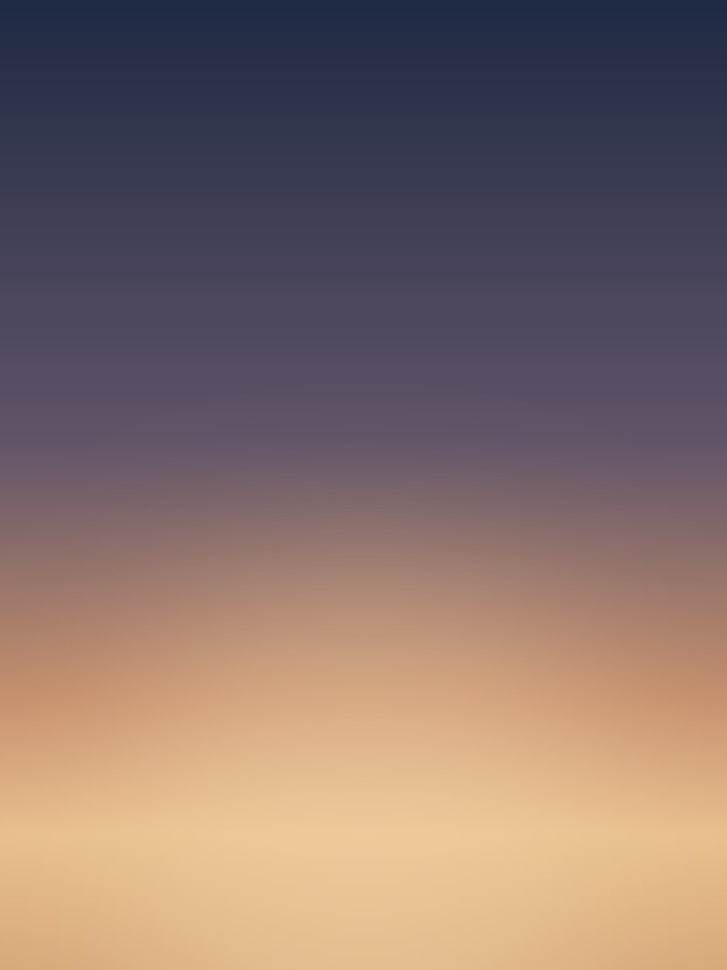
#> input picture deliverables/jeevana_site_2026-10-26/research/keyframes/dawn/plate.jpg, 727 x 970 px, shrunk from 1080 x 1440 before the run
$ python figure_boxes.py
#> lines starting #> are read from the running program, lines starting #| are printed output that depends on the picture; after the words box and inside, x2 and y2 are one past the last pixel; in counts of white or black regions, pixels touching at a corner belong together
#!/usr/bin/env python3
"""Figure boxes for the no-text-over-figure assertion.
description: for each stitched keyframe research/keyframes/frame-NN.jpg (cream paper ground), the bbox of non-paper pixels
  (|pixel - paper| ΔRGB > 28 after a 5 px median, components < 0.05 % dropped), normalised 0..1 to the 3:4 film frame,
  plus the same box mapped into the 9:16 centre crop used for hero-m.mp4.
usage: python3 research/figure_boxes.py  -> research/film/figure_boxes.json"""
import json, glob, pathlib
import numpy as np
from PIL import Image, ImageFilter
from scipy import ndimage
R = pathlib.Path(__file__).parent
out = {"source": "research/keyframes/frame-NN.jpg", "units": "fraction of frame", "landscape": [], "portrait": []}
crop_w = (9 / 16) / (3 / 4)  # hero-m: crop=ih*9/16:ih of the 3:4 film
DAWN = R / 'keyframes/dawn/plate.jpg'
plate = np.asarray(Image.open(DAWN).convert('RGB').filter(ImageFilter.MedianFilter(5))).astype(int) if DAWN.exists() else None
src = sorted(glob.glob(str(R / ('keyframes/dawn/frame-*.jpg' if plate is not None else 'keyframes/frame-*.jpg'))))
#> src = 3 items
out["source"] = "research/keyframes/dawn/frame-NN.jpg minus plate.jpg" if plate is not None else out["source"]
for f in src:
    im = Image.open(f).convert('RGB').filter(ImageFilter.MedianFilter(5)); a = np.asarray(im).astype(int); h, w, _ = a.shape
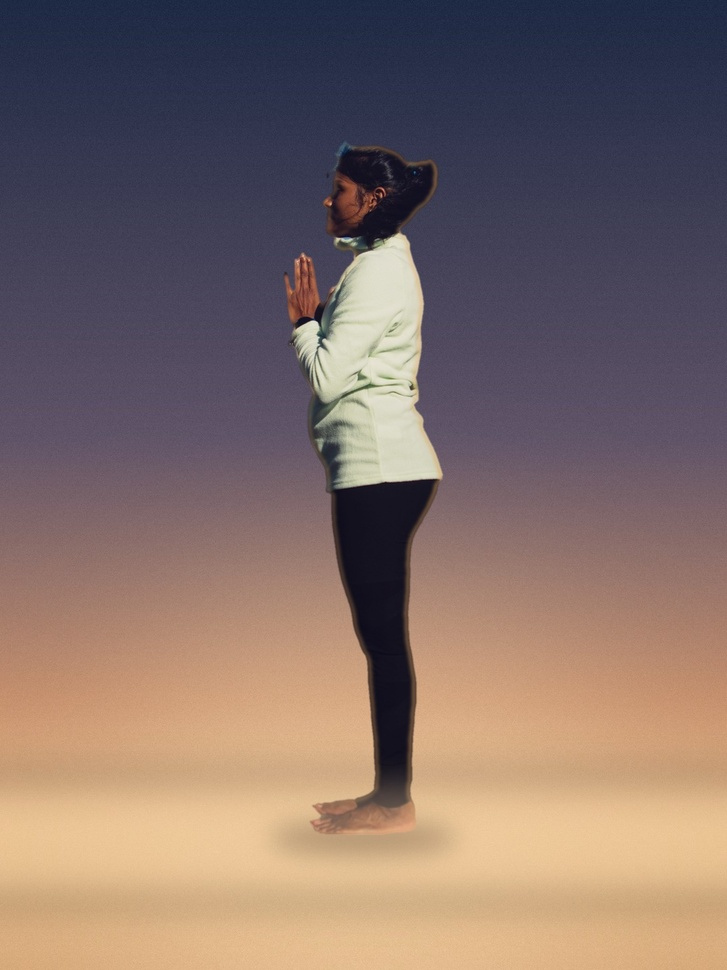
#> input picture deliverables/jeevana_site_2026-10-26/research/keyframes/dawn/frame-01.jpg, 727 x 970 px, shrunk from 1080 x 1440 before the run
#> after `h, w, _ = a.shape`: h = 970; w = 727
    if plate is not None:  # dawn: figure = pixels that differ from the empty plate
        paper = np.median(a[:8].reshape(-1, 3), axis=0); m = np.abs(a - plate).max(axis=2) > 40
#> after `paper = np.median(a[:8].reshape(-1, 3), axis=0)`: paper = [31, 42, 68]
#> after `m = np.abs(a - plate).max(axis=2) > 40`:
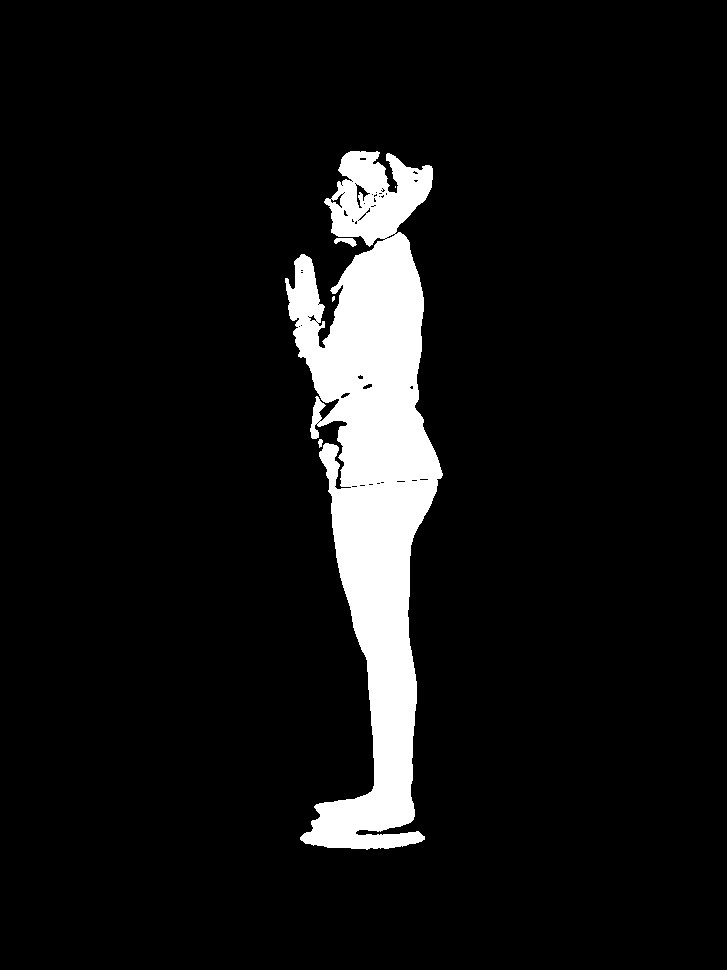
#> m: shape (970, 727) bool; 7.8% white; 5 white regions (2 under 20 px), largest, box (x1, y1, x2, y2) and area: (285, 151, 443, 850) 54733, (334, 238, 357, 247) 116, (318, 439, 323, 448) 31
    else:
        border = np.concatenate([a[:8].reshape(-1, 3), a[-8:].reshape(-1, 3), a[:, :8].reshape(-1, 3), a[:, -8:].reshape(-1, 3)])
        paper = np.median(border, axis=0)
        m = np.abs(a - paper).max(axis=2) > 28
    lab, n = ndimage.label(m); sizes = ndimage.sum(m, lab, range(1, n + 1))
#> after `lab, n = ndimage.label(m)`:
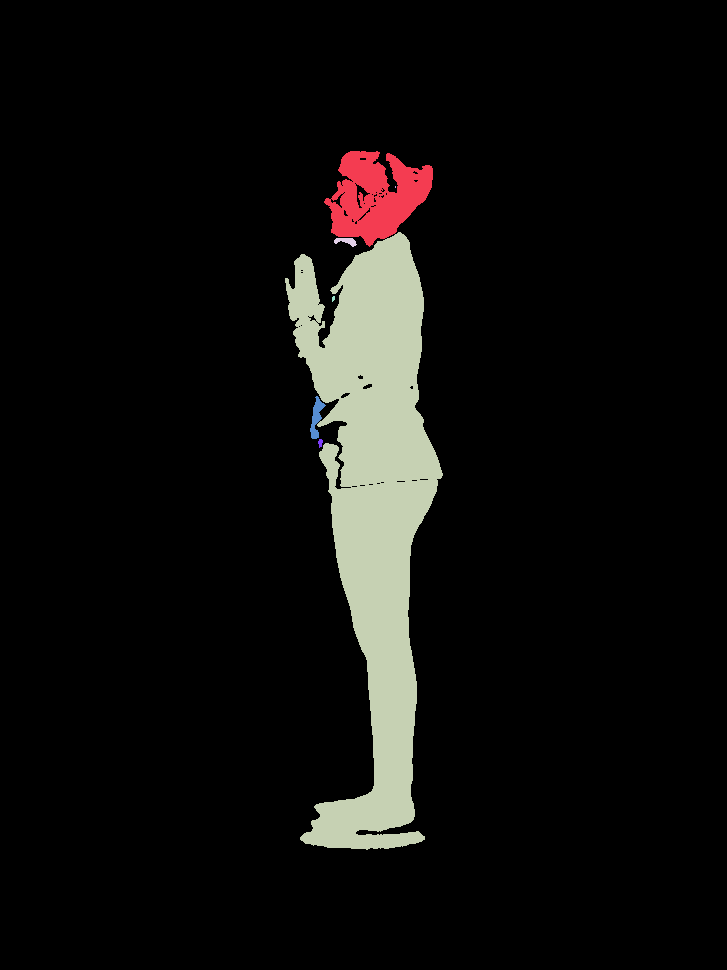
#> lab: shape (970, 727) int32; 8 distinct labels, from 0 to 7; one colour per label, 0 black
#> after `lab, n = ndimage.label(m)`: n = 7
#> after `sizes = ndimage.sum(m, lab, range(1, n + 1))`: sizes = [6234, 2, 48194, 116, 14, 305, 31]
    keep = np.isin(lab, [i + 1 for i, s in enumerate(sizes) if s > 0.0005 * h * w])
#> keep: shape (970, 727) bool; 7.7% white; 1 white region, box (x1, y1, x2, y2) and area: (285, 151, 443, 850) 54428
    ys, xs = np.nonzero(keep)
    b = [round(xs.min() / w, 4), round(ys.min() / h, 4), round((xs.max() + 1) / w, 4), round((ys.max() + 1) / h, 4)]
#> b = [0.392, 0.156, 0.609, 0.876]
    out["landscape"].append({"frame": pathlib.Path(f).name, "paper": [int(v) for v in paper], "box": b})
    x0 = max(0, (b[0] - (1 - crop_w) / 2) / crop_w); x1 = min(1, (b[2] - (1 - crop_w) / 2) / crop_w)
#> after `x0 = max(0, (b[0] - (1 - crop_w) / 2) / crop_w)`: x0 = 0.356
#> after `x1 = min(1, (b[2] - (1 - crop_w) / 2) / crop_w)`: x1 = 0.646
    out["portrait"].append({"frame": pathlib.Path(f).name, "box": [round(x0, 4), b[1], round(x1, 4), b[3]]})
#> pass 2 of the loop `for f in src:`:
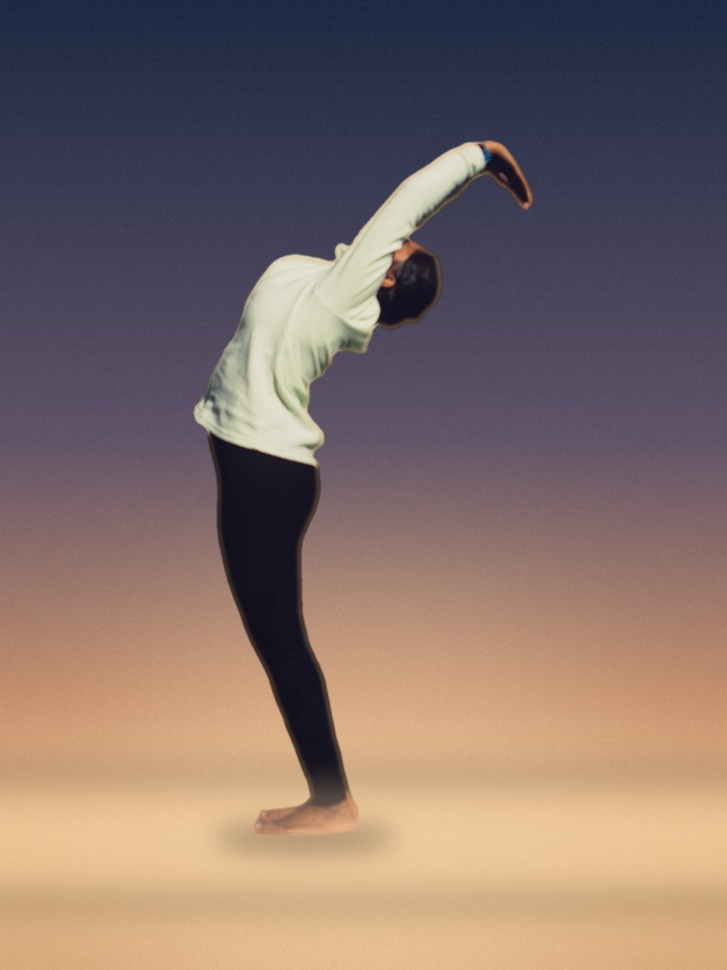
#> input picture deliverables/jeevana_site_2026-10-26/research/keyframes/dawn/frame-02.jpg, 727 x 970 px, shrunk from 1080 x 1440 before the run
#> `m = np.abs(a - plate).max(axis=2) > 40`:
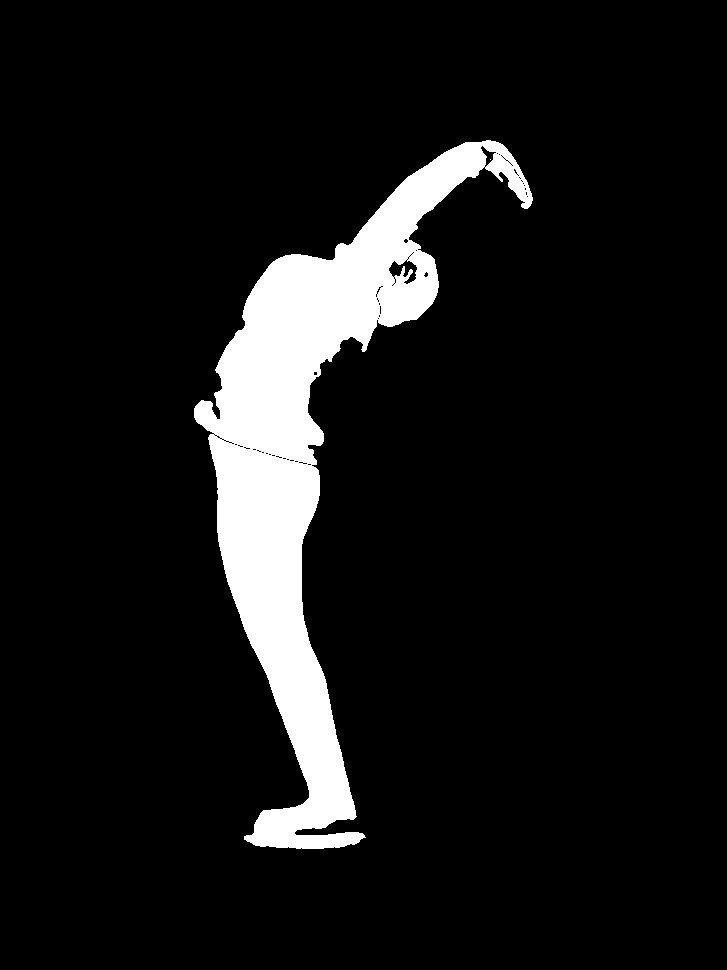
#> m: shape (970, 727) bool; 8.7% white; 2 white regions (1 under 20 px), largest, box (x1, y1, x2, y2) and area: (194, 140, 533, 849) 61438
#> `lab, n = ndimage.label(m)`:
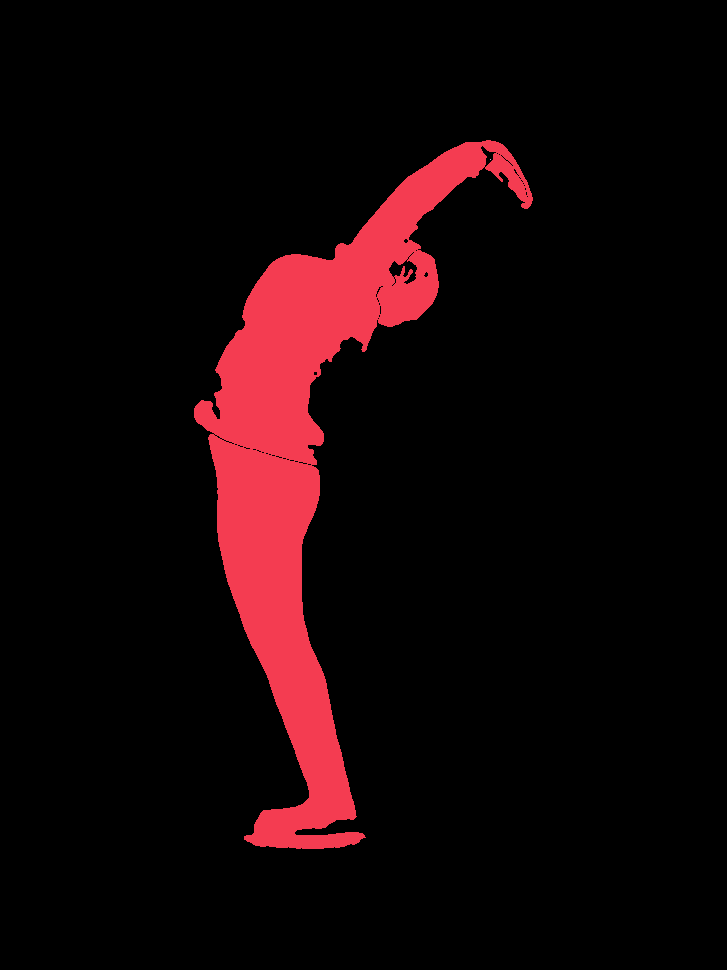
#> lab: shape (970, 727) int32; 3 distinct labels, from 0 to 2; one colour per label, 0 black
#> n = 2
#> sizes = [61438, 1]
#> keep: shape (970, 727) bool; 8.7% white; 1 white region, box (x1, y1, x2, y2) and area: (194, 140, 533, 849) 61438
#> b = [0.267, 0.144, 0.733, 0.875]
#> x0 = 0.189
#> x1 = 0.811
#> pass 3 of the loop `for f in src:`:
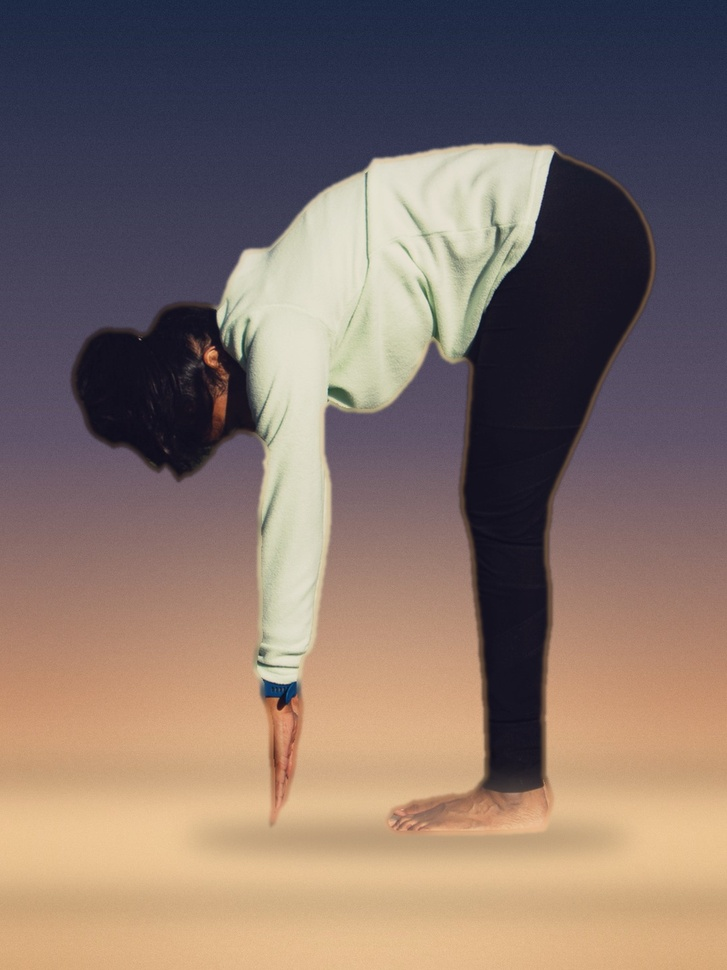
#> input picture deliverables/jeevana_site_2026-10-26/research/keyframes/dawn/frame-03.jpg, 727 x 970 px, shrunk from 1080 x 1440 before the run
#> `m = np.abs(a - plate).max(axis=2) > 40`:
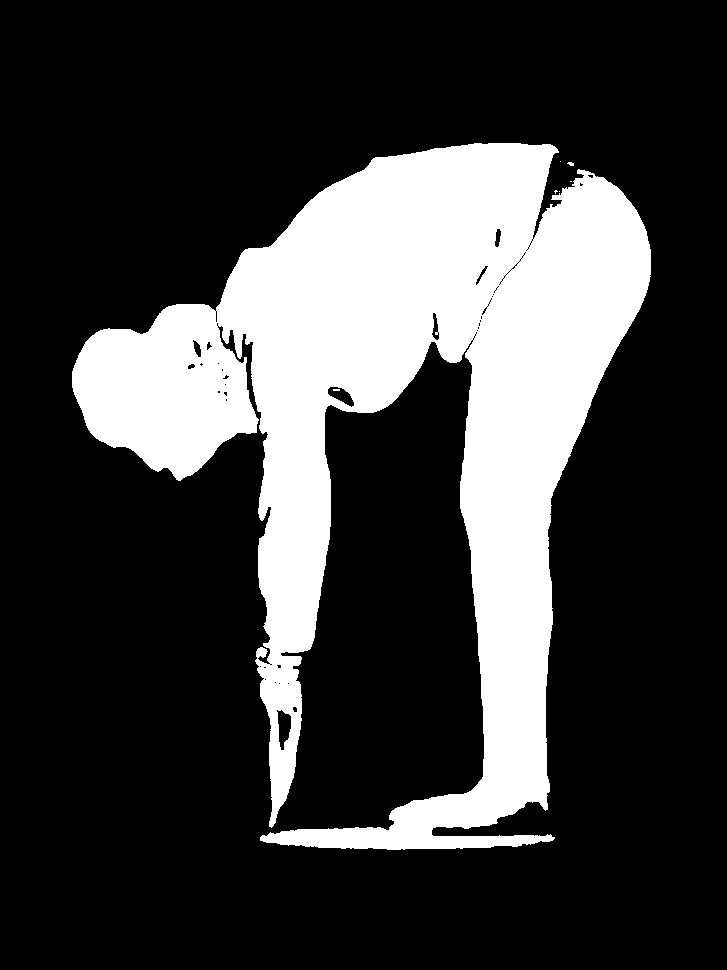
#> m: shape (970, 727) bool; 23.8% white; 7 white regions (5 under 20 px), largest, box (x1, y1, x2, y2) and area: (72, 143, 651, 850) 167980, (567, 162, 574, 166) 20
#> `lab, n = ndimage.label(m)`:
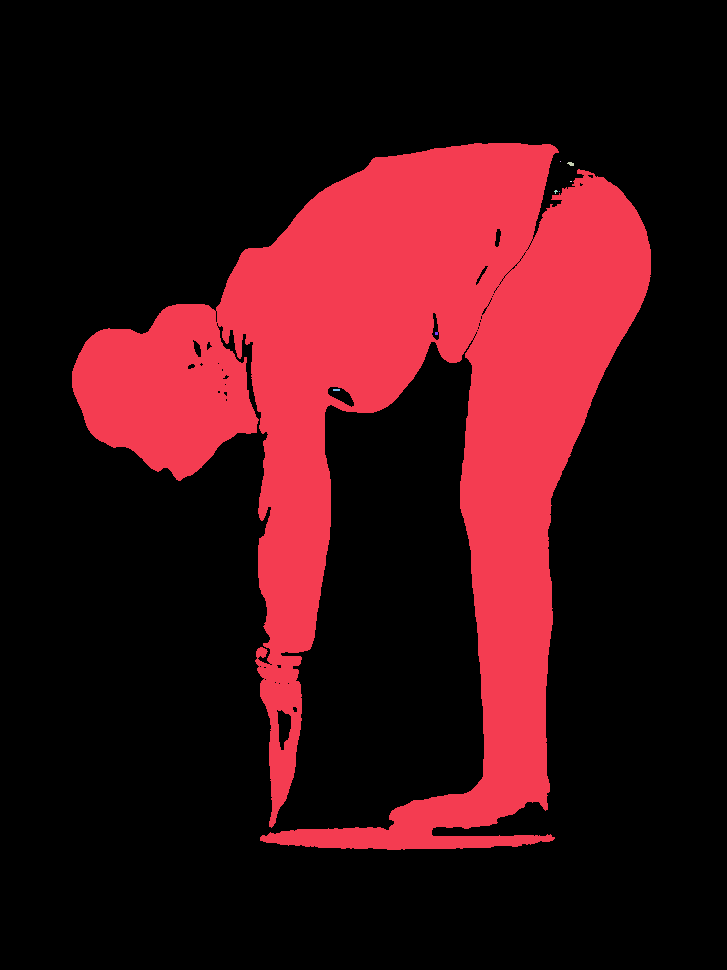
#> lab: shape (970, 727) int32; 9 distinct labels, from 0 to 8; one colour per label, 0 black
#> n = 8
#> sizes = [167971, 1, 20, 2, 8, 1, 9, 14]
#> keep: shape (970, 727) bool; 23.8% white; 1 white region, box (x1, y1, x2, y2) and area: (72, 143, 651, 850) 167971
#> b = [0.099, 0.147, 0.895, 0.876]
#> x0 = 0
#> x1 = 1
(R / 'film/figure_boxes.json').write_text(json.dumps(out, indent=1))
for e in out["landscape"]: print(e["frame"], e["paper"], e["box"])
#> this loop made 3 passes
#| frame-01.jpg [31, 42, 68] [0.392, 0.1557, 0.6094, 0.8763]
#| frame-02.jpg [31, 42, 68] [0.2669, 0.1443, 0.7331, 0.8753]
#| frame-03.jpg [31, 42, 68] [0.099, 0.1474, 0.8955, 0.8763]
